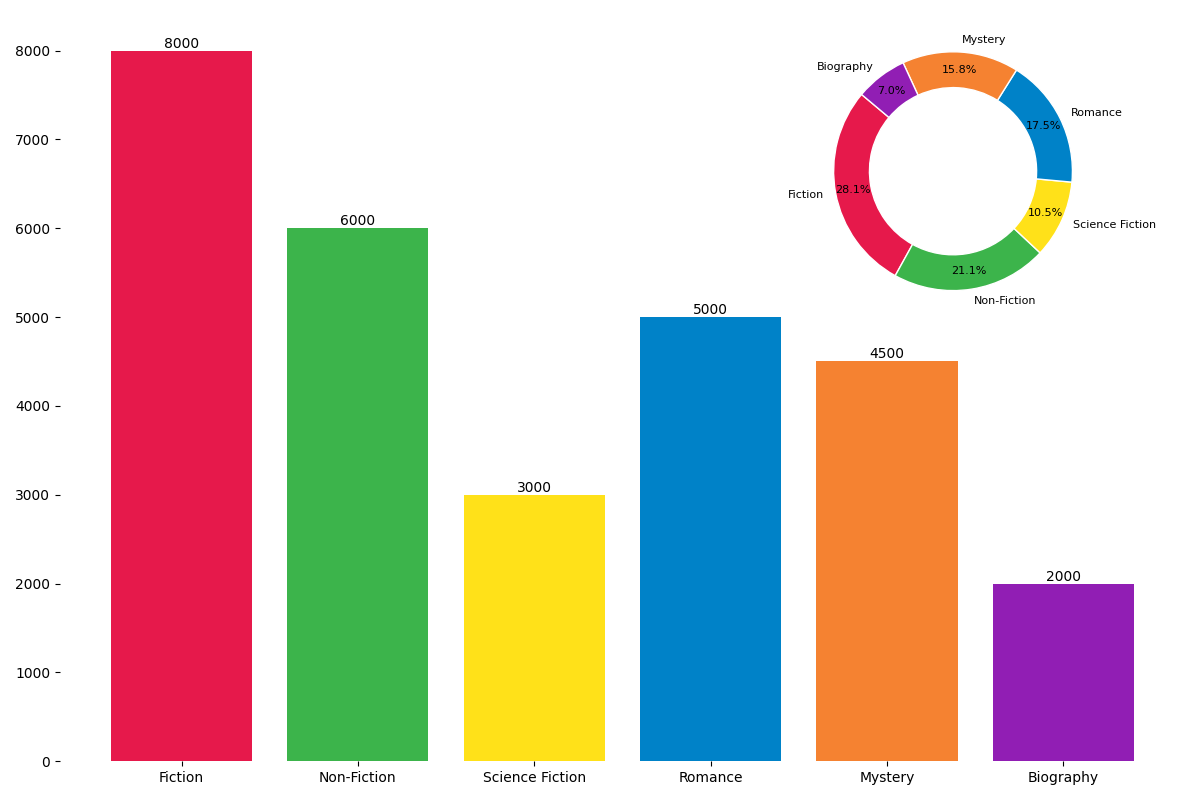

Generate this figure with Python:
import matplotlib.pyplot as plt
import numpy as np
from mpl_toolkits.axes_grid1.inset_locator import inset_axes

# Data
genres = ['Fiction', 'Non-Fiction', 'Science Fiction', 'Romance', 'Mystery', 'Biography']
average_annual_sales = np.array([8000, 6000, 3000, 5000, 4500, 2000])
total_sales = np.sum(average_annual_sales)
percentage_sales = (average_annual_sales / total_sales) * 100

# New set of colors for genres
new_colors = ['#e6194b', '#3cb44b', '#ffe119', '#0082c8', '#f58231', '#911eb4']

# Create a figure with bar chart
fig, ax = plt.subplots(figsize=(12, 8))

# Bar Chart
bars = ax.bar(genres, average_annual_sales, color=new_colors)

# Display sales values on top of the bars
for bar, sales in zip(bars, average_annual_sales):
    height = bar.get_height()
    ax.text(bar.get_x() + bar.get_width() / 2, height, f'{sales}', 
            ha='center', va='bottom', fontsize=10, color='black')

# Inset Donut Chart
ax_inset = inset_axes(ax, width="40%", height="40%", loc="upper right")

# Donut Chart
ax_inset.pie(percentage_sales, labels=genres, autopct='%1.1f%%', startangle=140, colors=new_colors, pctdistance=0.85,
             wedgeprops=dict(width=0.3, edgecolor='w'), textprops={'color': 'black', 'fontsize': 8})

# Remove axes from pie chart
ax_inset.axis('off')

# Hide axes borders for bar chart
ax.spines['top'].set_visible(False)
ax.spines['right'].set_visible(False)
ax.spines['left'].set_visible(False)
ax.spines['bottom'].set_visible(False)

# Adjust layout
plt.tight_layout()

# Display the plot
plt.show()
